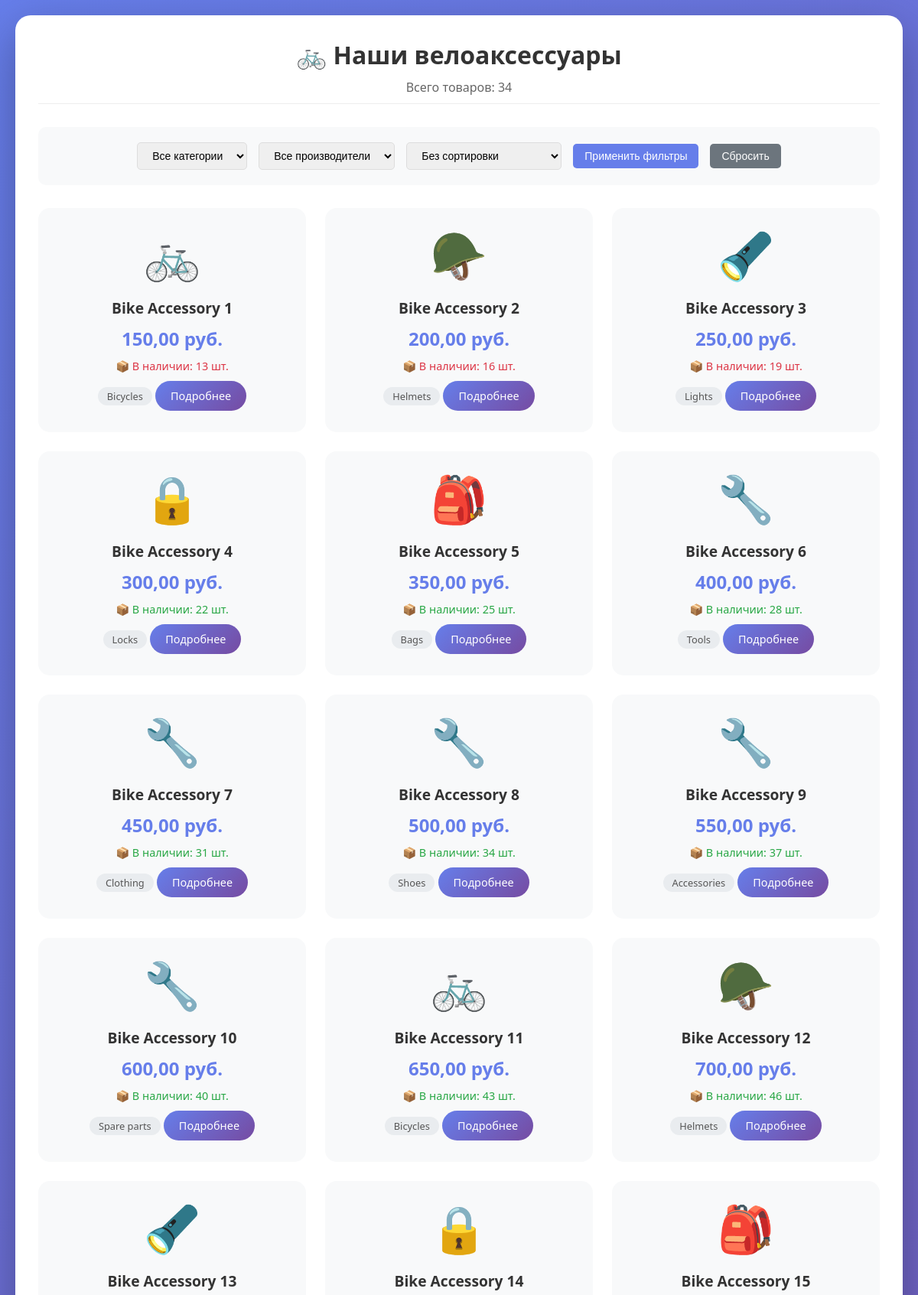
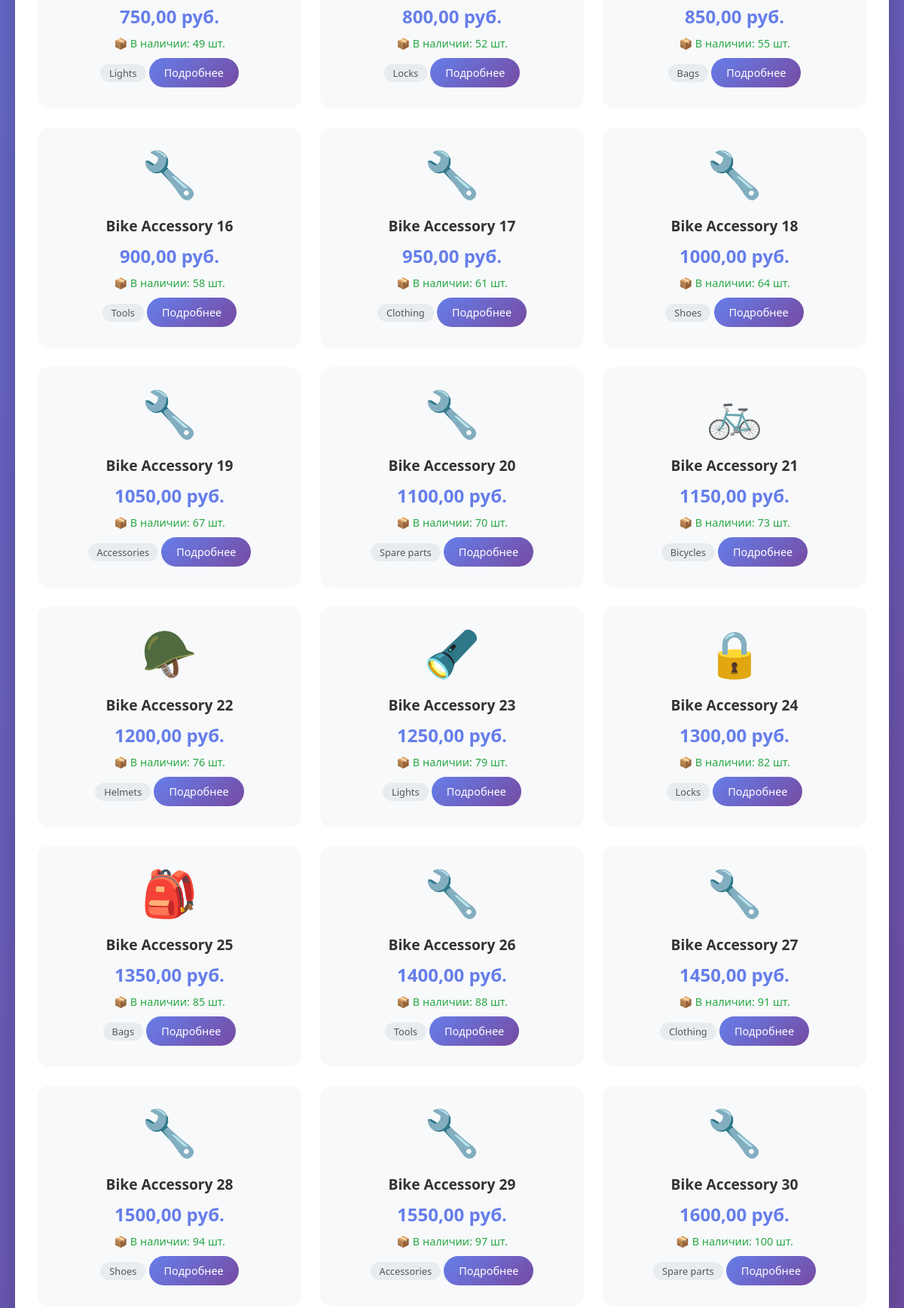
Screenshot of /products/ (upper part) with the database file from the repository (2 pictures, top to bottom).
### products/models.py (models this page shows, shortened)
class Product(models.Model):
    name = models.CharField(max_length=200, verbose_name='Название товара')
    description = models.TextField(verbose_name='Описание')
    photo = models.ImageField(upload_to='products/', blank=True, null=True, verbose_name='Фото')
    price = models.DecimalField(
        max_digits=10,
        decimal_places=2,
        validators=[validate_non_negative],
        verbose_name='Price'
    )
    stock_quantity = models.IntegerField(
        validators=[validate_non_negative],
        verbose_name='Stock quantity'
    )
    category = models.ForeignKey(
        Category,
        on_delete=models.CASCADE,
        related_name='products',
        verbose_name='Category'
    )
    manufacturer = models.ForeignKey(
        Manufacturer,
        on_delete=models.CASCADE,
        related_name='products',
        verbose_name='Manufacturer'
    )
    class Meta:
        verbose_name = 'Product'
        verbose_name_plural = 'Products'

class Category(models.Model):
    name = models.CharField(max_length=100, verbose_name='Название категории')
    description = models.TextField(blank=True, null=True, verbose_name='Описание')
    class Meta:
        verbose_name = 'Category'
        verbose_name_plural = 'Categories'

### products/views.py (the view)
# urls.py: path('', views.product_list, name='product_list'),
def product_list(request):
    products = Product.objects.all().select_related('category', 'manufacturer')
    category_id = request.GET.get('category')
    if category_id:
        products = products.filter(category_id=category_id)
    manufacturer_id = request.GET.get('manufacturer')
    if manufacturer_id:
        products = products.filter(manufacturer_id=manufacturer_id)
    sort_by = request.GET.get('sort')
    if sort_by == 'price_asc':
        products = products.order_by('price')
    elif sort_by == 'price_desc':
        products = products.order_by('-price')
    elif sort_by == 'name_asc':
        products = products.order_by('name')
    categories = Category.objects.all()
    manufacturers = Manufacturer.objects.all()
    context = {
        'products': products,
        'categories': categories,
        'manufacturers': manufacturers,
        'total_count': products.count(),
    }
    return render(request, 'products/product_list.html', context)

### products/templates/products/product_list.html (shortened to what this page needs)
<!DOCTYPE html>
<html lang="ru">
<head>
</head>
<body>
    <div class="container">
        <h1>🚲 Наши велоаксессуары</h1>
        <div class="stats">Всего товаров: {{ total_count }}</div>
        <div class="filters">
            <form method="get">
                <select name="category">
                    <option value="">Все категории</option>
                </select>
                <select name="manufacturer">
                    <option value="">Все производители</option>
                </select>
                <select name="sort">
                    <option value="">Без сортировки</option>
                </select>
                <button type="submit">Применить фильтры</button>
                <a href="{% url 'products:product_list' %}">
                    <button type="button" class="reset-btn">Сбросить</button>
                </a>
            </form>
        </div>
        <div class="products-grid">
            {% for product in products %}
            <div class="product-card">
                <div class="product-icon">
                    {% if product.category.name == 'Bicycles' %}🚲
                    {% elif product.category.name == 'Helmets' %}🪖
                    {% elif product.category.name == 'Lights' %}🔦
                    {% elif product.category.name == 'Locks' %}🔒
                    {% elif product.category.name == 'Bags' %}🎒
                    {% else %}🔧
                    {% endif %}
                </div>
                <div class="product-name">{{ product.name }}</div>
                <div class="product-price">{{ product.price }} руб.</div>
                <div class="product-stock {% if product.stock_quantity < 20 %}low{% endif %}">
                    📦 В наличии: {{ product.stock_quantity }} шт.
                </div>
                <div class="product-category">{{ product.category.name }}</div>
                <a href="{% url 'products:product_detail' product.id %}" class="btn">Подробнее</a>
            </div>
            {% empty %}
            <div class="no-products">
                😕 Товары не найдены<br>
                Попробуйте изменить параметры фильтрации
            </div>
            {% endfor %}
        </div>
    </div>
</body>
</html>

### products/templates/products/product_list.html (style rules this page uses)
* { margin: 0; padding: 0; box-sizing: border-box; }
body { font-family: 'Segoe UI', Tahoma, Geneva, Verdana, sans-serif; background: linear-gradient(135deg, #667eea 0%, #764ba2 100%); min-height: 100vh; padding: 20px; }
.container { max-width: 1200px; margin: 0 auto; background: white; border-radius: 20px; padding: 30px; box-shadow: 0 20px 60px rgba(0,0,0,0.3); }
h1 { color: #333; text-align: center; margin-bottom: 10px; }
.stats { text-align: center; color: #666; margin-bottom: 30px; padding-bottom: 10px; border-bottom: 1px solid #eee; }
.filters { background: #f8f9fa; padding: 20px; border-radius: 10px; margin-bottom: 30px; }
.filters form { display: flex; gap: 15px; flex-wrap: wrap; align-items: center; justify-content: center; }
select, button { padding: 8px 15px; border-radius: 5px; border: 1px solid #ddd; font-size: 14px; cursor: pointer; }
button { background: #667eea; color: white; border: none; }
.reset-btn { background: #6c757d; }
.products-grid { display: grid; grid-template-columns: repeat(auto-fill, minmax(280px, 1fr)); gap: 25px; margin-top: 20px; }
.product-card { background: #f8f9fa; border-radius: 15px; overflow: hidden; transition: all 0.3s ease; padding: 20px; text-align: center; }
.product-icon { font-size: 60px; margin-bottom: 15px; }
.product-name { font-size: 1.2em; font-weight: 700; color: #333; margin-bottom: 10px; }
.product-price { font-size: 1.5em; color: #667eea; font-weight: 700; margin-bottom: 10px; }
.product-stock { color: #28a745; font-size: 0.9em; margin-bottom: 10px; }
.product-stock.low { color: #dc3545; }
.product-category { background: #e9ecef; display: inline-block; padding: 3px 12px; border-radius: 20px; font-size: 0.8em; color: #555; margin-bottom: 15px; }
.btn { display: inline-block; padding: 10px 20px; background: linear-gradient(135deg, #667eea 0%, #764ba2 100%); color: white; text-decoration: none; border-radius: 25px; transition: all 0.3s; font-size: 0.9em; }

### rows the page displays
Product: name "Bike Accessory 1", price "150,00", stock_quantity "13", category.name "Bicycles"
Product: name "Bike Accessory 2", price "200,00", stock_quantity "16", category.name "Helmets"
Product: name "Bike Accessory 3", price "250,00", stock_quantity "19", category.name "Lights"
Product: name "Bike Accessory 4", price "300,00", stock_quantity "22", category.name "Locks"
Product: name "Bike Accessory 5", price "350,00", stock_quantity "25", category.name "Bags"
Product: name "Bike Accessory 6", price "400,00", stock_quantity "28", category.name "Tools"
Product: name "Bike Accessory 7", price "450,00", stock_quantity "31", category.name "Clothing"
Product: name "Bike Accessory 8", price "500,00", stock_quantity "34", category.name "Shoes"
Product: name "Bike Accessory 9", price "550,00", stock_quantity "37", category.name "Accessories"
Product: name "Bike Accessory 10", price "600,00", stock_quantity "40", category.name "Spare parts"
Product: name "Bike Accessory 11", price "650,00", stock_quantity "43", category.name "Bicycles"
Product: name "Bike Accessory 12", price "700,00", stock_quantity "46", category.name "Helmets"
Product: name "Bike Accessory 13", price "750,00", stock_quantity "49", category.name "Lights"
Product: name "Bike Accessory 14", price "800,00", stock_quantity "52", category.name "Locks"
Product: name "Bike Accessory 15", price "850,00", stock_quantity "55", category.name "Bags"
Product: name "Bike Accessory 16", price "900,00", stock_quantity "58", category.name "Tools"
Product: name "Bike Accessory 17", price "950,00", stock_quantity "61", category.name "Clothing"
Product: name "Bike Accessory 18", price "1000,00", stock_quantity "64", category.name "Shoes"
Product: name "Bike Accessory 19", price "1050,00", stock_quantity "67", category.name "Accessories"
Product: name "Bike Accessory 20", price "1100,00", stock_quantity "70", category.name "Spare parts"
Product: name "Bike Accessory 21", price "1150,00", stock_quantity "73", category.name "Bicycles"
Product: name "Bike Accessory 22", price "1200,00", stock_quantity "76", category.name "Helmets"
Product: name "Bike Accessory 23", price "1250,00", stock_quantity "79", category.name "Lights"
Product: name "Bike Accessory 24", price "1300,00", stock_quantity "82", category.name "Locks"
Product: name "Bike Accessory 25", price "1350,00", stock_quantity "85", category.name "Bags"
Product: name "Bike Accessory 26", price "1400,00", stock_quantity "88", category.name "Tools"
Product: name "Bike Accessory 27", price "1450,00", stock_quantity "91", category.name "Clothing"
Product: name "Bike Accessory 28", price "1500,00", stock_quantity "94", category.name "Shoes"
Product: name "Bike Accessory 29", price "1550,00", stock_quantity "97", category.name "Accessories"
Product: name "Bike Accessory 30", price "1600,00", stock_quantity "100", category.name "Spare parts"

### other values shown
{{ total_count }} "34"
